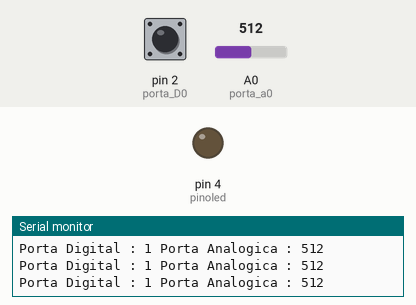
This sketch was run on a simulated Arduino Uno, built with avr-gcc and run on an emulated ATmega328P. Parts: output pins drawn as LEDs (lit = HIGH), the last lines printed to the serial monitor. Dashed ring = blinking. The test bench sets the inputs (shaded band); at power-on: pin 2 (porta_D0) HIGH, A0 (porta_a0) = 512.

Above: at 1.2 s.
1.3 s: pin 2 (porta_D0) driven LOW
At 1.5 s:
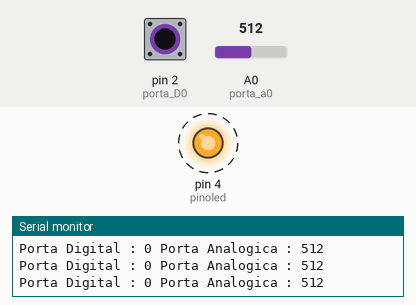
4.3 s: pin 2 (porta_D0) driven HIGH
At 4.3 s:
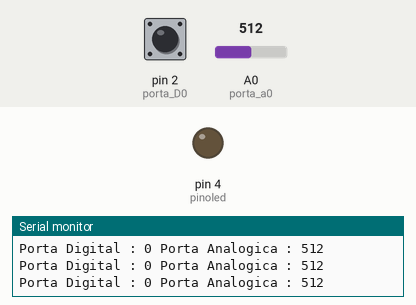
7.3 s: A0 (porta_a0) set to 108
10.3 s: A0 (porta_a0) set to 90
11.8 s: pin 2 (porta_D0) pulsed LOW 2 times (0.12 s each, 0.3 s apart)
15.4 s: pin 2 (porta_D0) pulsed LOW 5 times (0.12 s each, 0.3 s apart)
At 15.61 s:
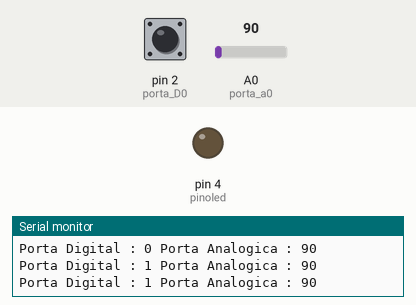
Timing chart, 0 to 18.4 s (numbered marks = the images above; inputs shaded):
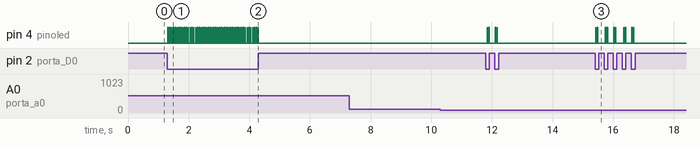

The sketch:

SW18010P_TUTORIAL.ino
```cpp
//Pino ligado a porta A0 do sensor
int porta_a0 = A0;
//Pino ligado a porta D0 do sensor
int porta_D0 = 2;
int leitura_porta_analogica = 0;
int leitura_porta_digital = 0;
//Pino ligado ao LED
int pinoled = 4;

void setup()
{
  pinMode(porta_a0, INPUT);
  pinMode(porta_D0, INPUT);
  pinMode(pinoled, OUTPUT);
  Serial.begin(9600);
}

void loop()
{
  //Leitura dos dados das portas do sensor
  leitura_porta_analogica = analogRead(porta_a0);
  leitura_porta_digital = digitalRead(porta_D0);
  //Mostra os valores no serial monitor
     Serial.print("Porta Digital : ");
     Serial.print(leitura_porta_digital);
     Serial.print(" Porta Analogica : ");
     Serial.println(leitura_porta_analogica);

  //Testa se o sensor foi acionado e liga o led
  if (leitura_porta_digital != 1)
  {
    digitalWrite(pinoled, HIGH);
    delay(10);
    digitalWrite(pinoled, LOW);
  }
  delay(50);
}
```

Measured:
- after the input at 1.3 s, pin 4 (pinoled): alternates HIGH for 0.01 s and LOW for 0.05 s, starting at once
- after the input at 4.3 s, pin 4 (pinoled): stops changing and stays LOW
- after the input at 15.4 s, pin 4 (pinoled): LOW → HIGH at once, then repeats every 0.60 s: LOW 0.05 s, HIGH 0.01 s, LOW 0.25 s, HIGH 0.01 s, LOW 0.05 s, HIGH 0.01 s, LOW 0.20 s, HIGH 0.01 s, until it stays LOW from 16.7 s
